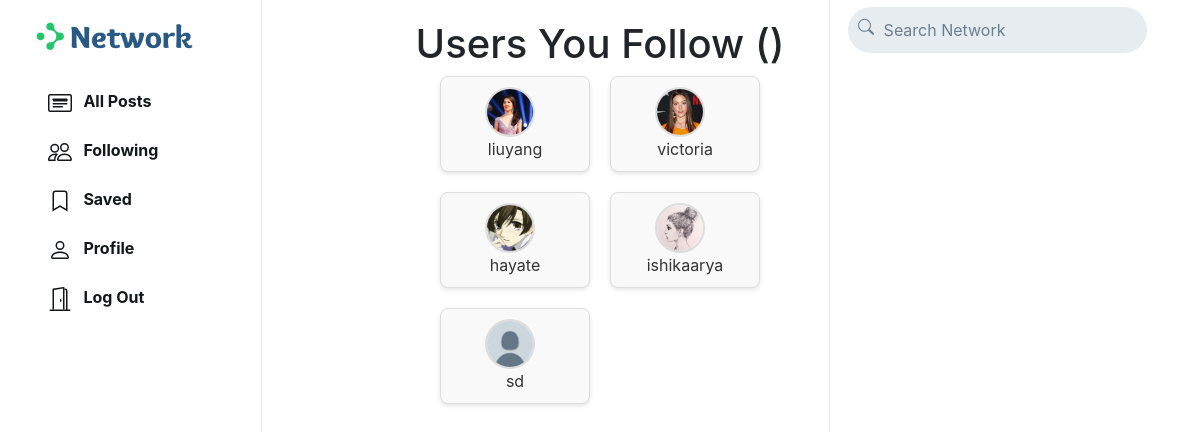
The app's page /follower/ (signed in) with its own data.
### network/models.py (models this page shows, shortened)
class User(AbstractUser):
    profile_pic = models.ImageField(upload_to='profile_pic/')
    bio = models.TextField(max_length=160, blank=True, null=True)
    cover = models.ImageField(upload_to='covers/', blank=True)

### network/views.py (the view)
# urls.py: path('follower/', views.follower_view, name='follower'),
def follower_view(request):
    try:
        follower_object = Follower.objects.get(user=request.user)
        following_users = follower_object.followers.all()
    except Follower.DoesNotExist:
        following_users = []
    return render(request, 'network/followers.html', {
        'following_users': following_users,
    })

### network/templates/network/followers.html (shortened to what this page needs)
<!DOCTYPE html>
<html>
{% load static %}
<head>
    <link rel="stylesheet" href="https://stackpath.bootstrapcdn.com/bootstrap/4.4.1/css/bootstrap.min.css"
>
    <link href="{% static 'network/styles.css' %}" rel="stylesheet">
</head>
<body>
    <div class="right-div">
        <nav class="head">
            <form action="{% url 'search' %}" method="GET">
                <div class="search-div">
                    <div>
                    </div>
                    <input type="text" name="query" id="search-box" placeholder="Search Network">
                </div>
            </form>
        </nav>
    </div>
    <div class="container">
        <h1>Users You Follow ({{ following_count }})</h1>
        <ul class="user-list">
            {% for user in following_users %}
            <li class="user-item">
                <a href="{% url 'profile' user.username %}">
                    <img src="/media/{{ user.profile_pic }}" alt="{{ user.username }}" width="50" height="50">
                </a>
                <a href="{% url 'profile' user.username %}">{{ user.username }}</a>
            </li>
            {% empty %}
            <li>You are not following anyone yet.</li>
            {% endfor %}
        </ul>
    </div>
    <div class="sidenav">
        <a href="{% url 'index' %}" class="navbar-brand">
            <img src="{% static 'network/Images/logo.png' %}" height="31px">
        </a>
        <div style="height: 100%;">
            <div>
                <ul>
                    <li class="nav-item" id="all_posts">
                        <a href="{% url 'index' %}" class="nav-link">
                            <div>
                                &nbsp;&nbsp;All Posts
                            </div>
                        </a>
                    </li>
                    {% if user.is_authenticated %}
                    <li class="nav-item" id="following">
                        <a href="{% url 'following' %}" class="nav-link">
                            <div>
                                &nbsp;&nbsp;Following
                            </div>
                        </a>
                    </li>
                    <li class="nav-item" id="saved">
                        <a href="{% url 'saved' %}" class="nav-link">
                            <div>
                                <svg width="1.5em" height="1.5em" viewBox="0 0 16 16" class="bi bi-bookmark"
                                    fill="currentColor" xmlns="http://www.w3.org/2000/svg">
                                    <path fill-rule="evenodd"
                                        d="M8 12l5 3V3a2 2 0 0 0-2-2H5a2 2 0 0 0-2 2v12l5-3zm-4 1.234l4-2.4 4 2.4V3a1 1 0 0 0-1-1H5a1 1 0 0 0-1 1v10.234z" />
                                </svg>
                                &nbsp;&nbsp;Saved
                            </div>
                        </a>
                    </li>
                    <li class="nav-item" id="profile">
                        <a href="{% url 'profile' user.username %}" class="nav-link">
                            <div>
                                &nbsp;&nbsp;Profile
                            </div>
                        </a>
                    </li>
                    <li class="nav-item" id="logout">
                        <a href="{% url 'logout' %}" class="nav-link">
                            <div>
                                &nbsp;&nbsp;Log Out
                            </div>
                        </a>
                    </li>
                    {% endif %}
                </ul>
            </div>
        </div>
    </div>
</body>
</html>

### network/static/network/styles.css (style rules this page uses)
svg { vertical-align: text-top; }
.sidenav { height: 100%; width: 21.8%; position: fixed; top: 0; left: 0; padding: 15px; list-style: none; border-right: .5px solid #e6ecf0; z-index: 100; padding-left: 3%; background-color: white; }
.sidenav ul { list-style: none; padding-left: 0px; margin-top: 3vh; }
.sidenav li { margin-top: 7px; }
.sidenav .nav-link { color: #14171a; line-height: .7em; font-weight: 700; padding: 0px; }
.sidenav .nav-link > div { padding: 10px 20px 8px 12px; border-radius: 25px; line-height: 0.9em; width: max-content; }
.head { height: 7.5vh; }
.right-div { width: 28%; height: 100vh; position: fixed; right: 2.95%; border-left: .5px solid #e6ecf0; background-color: white; }
.right-div .head { padding: .9vh 1.5vw; }
.right-div .search-div { margin-left: auto; margin-right: auto; display: flex; border-radius: 25px; background-color: #e6ecf0; padding-left: 10px; padding-right: 10px; vertical-align: middle; }
#search-box { height: 5.7vh; border: none; background: none; outline: none; width: 100%; margin-left: 8px; }
#search-box::placeholder { color: #6d7e8c; }

### network/templates/network/followers.html (style rules this page uses)
.container { display: flex; flex-direction: column; align-items: center; padding: 20px; margin: 0 auto; }
.user-list { display: grid; grid-template-columns: repeat(2, 1fr); gap: 20px; justify-content: center; padding: 0; list-style-type: none; }
.user-item { display: flex; flex-direction: column; align-items: center; width: 150px; padding: 10px; border: 1px solid #ddd; border-radius: 8px; background-color: #f9f9f9; box-shadow: 0 2px 4px rgba(0, 0, 0, 0.1); text-align: center; }
.user-item img { border-radius: 50%; margin-right: 10px; width: 50px; height: 50px; object-fit: cover; border: 2px solid #ddd; }
.user-item a { text-decoration: none; color: #333; }

### records on screen
User: profile_pic (picture), username "liuyang"
User: profile_pic (picture), username "victoria"
User: profile_pic (picture), username "hayate"
User: profile_pic (picture), username "ishikaarya"
User: profile_pic (placeholder picture), username "sd"
